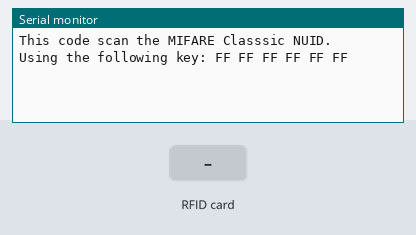
The program below on a simulated Arduino Uno, built with avr-gcc and run on an emulated ATmega328P. Parts: the last lines printed to the serial monitor. Inputs (shaded band) come from the test bench.

Above: at 1.2 s.
1.3 s: RFID card 5E 7A 19 C4 held to the reader
At 2.5 s:
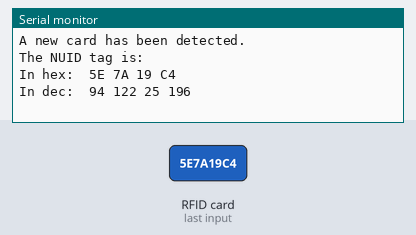
2.8 s: RFID card 5E 7A 19 C4 held to the reader
At 4.3 s:
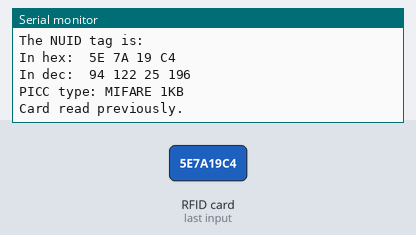

Measured:
- after the input at 1.3 s, the serial monitor: prints a new line at once (image 1)
- after the input at 2.8 s, the serial monitor: prints a new line at once (image 2)

The program:

main.cpp
```cpp
#include <Arduino.h>
/*
 * --------------------------------------------------------------------------------------------------------------------
 * Example sketch/program showing how to read new NUID from a PICC to serial.
 * --------------------------------------------------------------------------------------------------------------------
 * This is a MFRC522 library example; for further details and other examples see: https://github.com/miguelbalboa/rfid
 *
 * Example sketch/program showing how to the read data from a PICC (that is: a RFID Tag or Card) using a MFRC522 based RFID
 * Reader on the Arduino SPI interface.
 *
 * When the Arduino and the MFRC522 module are connected (see the pin layout below), load this sketch into Arduino IDE
 * then verify/compile and upload it. To see the output: use Tools, Serial Monitor of the IDE (hit Ctrl+Shft+M). When
 * you present a PICC (that is: a RFID Tag or Card) at reading distance of the MFRC522 Reader/PCD, the serial output
 * will show the type, and the NUID if a new card has been detected. Note: you may see "Timeout in communication" messages
 * when removing the PICC from reading distance too early.
 *
 * @license Released into the public domain.
 *
 * Typical pin layout used:
 * -----------------------------------------------------------------------------------------
 *             MFRC522      Arduino       Arduino   Arduino    Arduino          Arduino
 *             Reader/PCD   Uno/101       Mega      Nano v3    Leonardo/Micro   Pro Micro
 * Signal      Pin          Pin           Pin       Pin        Pin              Pin
 * -----------------------------------------------------------------------------------------
 * RST/Reset   RST          9             5         D9         RESET/ICSP-5     RST
 * SPI SS      SDA(SS)      10            53        D10        10               10
 * SPI MOSI    MOSI         11 / ICSP-4   51        D11        ICSP-4           16
 * SPI MISO    MISO         12 / ICSP-1   50        D12        ICSP-1           14
 * SPI SCK     SCK          13 / ICSP-3   52        D13        ICSP-3           15
 */

#include <SPI.h>
#include <MFRC522.h>

constexpr uint8_t RST_PIN = 9;     // Configurable, see typical pin layout above
constexpr uint8_t SS_PIN = 10;     // Configurable, see typical pin layout above

MFRC522 rfid(SS_PIN, RST_PIN); // Instance of the class

MFRC522::MIFARE_Key key;

// Init array that will store new NUID
byte nuidPICC[4];

void printHex(byte *buffer, byte bufferSize);
void printDec(byte *buffer, byte bufferSize);

void setup() {
    Serial.begin(9600);
    SPI.begin(); // Init SPI bus
    rfid.PCD_Init(); // Init MFRC522

    for (byte i = 0; i < 6; i++) {
        key.keyByte[i] = 0xFF;
    }

    Serial.println(F("This code scan the MIFARE Classsic NUID."));
    Serial.print(F("Using the following key:"));
    printHex(key.keyByte, MFRC522::MF_KEY_SIZE);
}

void loop() {

    // Look for new cards
    if ( ! rfid.PICC_IsNewCardPresent())
        return;

    // Verify if the NUID has been readed
    if ( ! rfid.PICC_ReadCardSerial())
        return;

    Serial.print(F("PICC type: "));
    MFRC522::PICC_Type piccType = rfid.PICC_GetType(rfid.uid.sak);
    Serial.println(rfid.PICC_GetTypeName(piccType));

    // Check is the PICC of Classic MIFARE type
    if (piccType != MFRC522::PICC_TYPE_MIFARE_MINI &&
        piccType != MFRC522::PICC_TYPE_MIFARE_1K &&
        piccType != MFRC522::PICC_TYPE_MIFARE_4K) {
        Serial.println(F("Your tag is not of type MIFARE Classic."));
        return;
    }

    if (rfid.uid.uidByte[0] != nuidPICC[0] ||
        rfid.uid.uidByte[1] != nuidPICC[1] ||
        rfid.uid.uidByte[2] != nuidPICC[2] ||
        rfid.uid.uidByte[3] != nuidPICC[3] ) {
        Serial.println(F("A new card has been detected."));

        // Store NUID into nuidPICC array
        for (byte i = 0; i < 4; i++) {
            nuidPICC[i] = rfid.uid.uidByte[i];
        }

        Serial.println(F("The NUID tag is:"));
        Serial.print(F("In hex: "));
        printHex(rfid.uid.uidByte, rfid.uid.size);
        Serial.println();
        Serial.print(F("In dec: "));
        printDec(rfid.uid.uidByte, rfid.uid.size);
        Serial.println();
    }
    else Serial.println(F("Card read previously."));

    // Halt PICC
    rfid.PICC_HaltA();

    // Stop encryption on PCD
    rfid.PCD_StopCrypto1();
}


/**
 * Helper routine to dump a byte array as hex values to Serial.
 */
void printHex(byte *buffer, byte bufferSize) {
    for (byte i = 0; i < bufferSize; i++) {
        Serial.print(buffer[i] < 0x10 ? " 0" : " ");
        Serial.print(buffer[i], HEX);
    }
}

/**
 * Helper routine to dump a byte array as dec values to Serial.
 */
void printDec(byte *buffer, byte bufferSize) {
    for (byte i = 0; i < bufferSize; i++) {
        Serial.print(buffer[i] < 0x10 ? " 0" : " ");
        Serial.print(buffer[i], DEC);
    }
}
```
